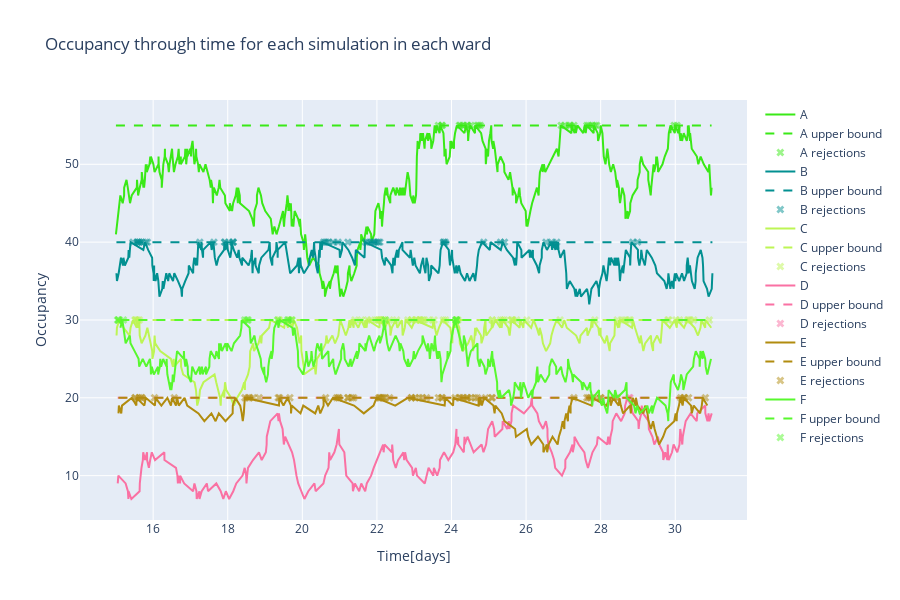

The notebook cell this image was saved under:
### Code cell
fig = go.Figure()
for i,ward in enumerate(wards):
    occupancy = occupancy_last_sim[i]
    color = 'rgba(' + str(np.random.randint(0,256)) + ',' + str(np.random.randint(0,256)) + ',' + str(np.random.randint(0,256)) + ',1)'
    fig.add_trace(go.Scatter(x = occupancy[:,0], y = occupancy[:,1], mode = 'lines', name = ward.type, line = dict(color = color)))
    #plot upper bound as line for each ward
    fig.add_trace(go.Scatter(x = occupancy[:,0], y = ward.capacity*np.ones(occupancy.shape[0]), mode = 'lines', line = dict(dash = 'dash', color = color), name = ward.type + ' upper bound'))
    #plot rejections as crosses for each ward
    rejections = rejections_last_sim[i]
    fig.add_trace(go.Scatter(x = rejections, y = ward.capacity*np.ones(len(rejections)), mode = 'markers', marker = dict(symbol = 'x', size = 7, color = color, opacity=0.5), name = ward.type + ' rejections'))
fig.update_layout(title = 'Occupancy through time for each simulation in each ward', xaxis_title = 'Time[days]', yaxis_title = 'Occupancy', height = 600)
fig.show()
#save figure as png
fig.write_image("plots/occupancy_through_time.png")

### Figure 1 — Plotly figure (JSON) as saved in the notebook; plotly's stock layout.template omitted (floating-point values rounded to 4 significant figures; data arrays with more than 128 entries replaced by an {"elided": "..."} marker saying what was removed)
{"data": [{"line": {"color": "rgba(58,233,23,1)"}, "mode": "lines", "name": "A", "type": "scatter", "x": {"elided": "477 float values"}, "y": {"elided": "477 int values"}}, {"line": {"color": "rgba(58,233,23,1)", "dash": "dash"}, "mode": "lines", "name": "A upper bound", "type": "scatter", "x": {"elided": "477 float values"}, "y": {"elided": "477 int values"}}, {"marker": {"color": "rgba(58,233,23,1)", "opacity": 0.5, "size": 7, "symbol": "x"}, "mode": "markers", "name": "A rejections", "type": "scatter", "x": [23.65, 23.74, 23.75, 24.21, 24.24, 24.3, 24.41, 24.44, 24.52, 24.69, 24.73, 24.77, 26.94, 27.03, 27.16, 27.19, 27.28, 27.63, 27.68, 27.77, 27.84, 27.89, 29.97, 30.05], "y": [55, 55, 55, 55, 55, 55, 55, 55, 55, 55, 55, 55, 55, 55, 55, 55, 55, 55, 55, 55, 55, 55, 55, 55]}, {"line": {"color": "rgba(2,144,145,1)"}, "mode": "lines", "name": "B", "type": "scatter", "x": {"elided": "347 float values"}, "y": {"elided": "347 int values"}}, {"line": {"color": "rgba(2,144,145,1)", "dash": "dash"}, "mode": "lines", "name": "B upper bound", "type": "scatter", "x": {"elided": "347 float values"}, "y": {"elided": "347 int values"}}, {"marker": {"color": "rgba(2,144,145,1)", "opacity": 0.5, "size": 7, "symbol": "x"}, "mode": "markers", "name": "B rejections", "type": "scatter", "x": [15.46, 15.57, 15.59, 15.63, 15.63, 15.69, 15.8, 15.84, 17.25, 17.63, 17.91, 17.93, 18.13, 18.15, 18.15, 20.57, 20.61, 20.65, 20.7, 20.82, 20.96, 21.22, 21.69, 21.74, 21.84, 21.91, 21.93, 22.0, 22.04, 22.08, 23.78, 23.8, 23.83, 24.86, 25.32, 25.42, 26.53, 26.68, 26.82, 28.86, 28.99], "y": [40, 40, 40, 40, 40, 40, 40, 40, 40, 40, 40, 40, 40, 40, 40, 40, 40, 40, 40, 40, 40, 40, 40, 40, 40, 40, 40, 40, 40, 40, 40, 40, 40, 40, 40, 40, 40, 40, 40, 40, 40]}, {"line": {"color": "rgba(189,245,85,1)"}, "mode": "lines", "name": "C", "type": "scatter", "x": {"elided": "252 float values"}, "y": {"elided": "252 int values"}}, {"line": {"color": "rgba(189,245,85,1)", "dash": "dash"}, "mode": "lines", "name": "C upper bound", "type": "scatter", "x": {"elided": "252 float values"}, "y": {"elided": "252 int values"}}, {"marker": {"color": "rgba(189,245,85,1)", "opacity": 0.5, "size": 7, "symbol": "x"}, "mode": "markers", "name": "C rejections", "type": "scatter", "x": [15.52, 15.52, 15.55, 15.59, 15.63, 19.36, 19.39, 19.67, 19.72, 21.41, 21.58, 21.75, 21.84, 22.0, 22.04, 22.05, 22.08, 22.11, 22.12, 22.18, 22.18, 22.34, 22.53, 22.83, 22.93, 22.93, 23.06, 23.07, 23.14, 23.16, 23.16, 23.21, 23.24, 23.39, 23.53, 23.78, 23.84, 24.17, 25.09, 25.09, 25.32, 25.37, 25.42, 25.61, 25.61, 25.65, 25.75, 26.02, 26.91, 27.84, 28.44, 28.6, 28.65, 28.76, 28.79, 29.8, 29.83, 30.02, 30.11, 30.34, 30.36, 30.4, 30.5, 30.91], "y": [30, 30, 30, 30, 30, 30, 30, 30, 30, 30, 30, 30, 30, 30, 30, 30, 30, 30, 30, 30, 30, 30, 30, 30, 30, 30, 30, 30, 30, 30, 30, 30, 30, 30, 30, 30, 30, 30, 30, 30, 30, 30, 30, 30, 30, 30, 30, 30, 30, 30, 30, 30, 30, 30, 30, 30, 30, 30, 30, 30, 30, 30, 30, 30]}, {"line": {"color": "rgba(250,113,163,1)"}, "mode": "lines", "name": "D", "type": "scatter", "x": {"elided": "248 float values"}, "y": {"elided": "248 int values"}}, {"line": {"color": "rgba(250,113,163,1)", "dash": "dash"}, "mode": "lines", "name": "D upper bound", "type": "scatter", "x": {"elided": "248 float values"}, "y": {"elided": "248 int values"}}, {"marker": {"color": "rgba(250,113,163,1)", "opacity": 0.5, "size": 7, "symbol": "x"}, "mode": "markers", "name": "D rejections", "type": "scatter", "x": [28.76, 28.79], "y": [20, 20]}, {"line": {"color": "rgba(177,140,15,1)"}, "mode": "lines", "name": "E", "type": "scatter", "x": {"elided": "140 float values"}, "y": {"elided": "140 int values"}}, {"line": {"color": "rgba(177,140,15,1)", "dash": "dash"}, "mode": "lines", "name": "E upper bound", "type": "scatter", "x": {"elided": "140 float values"}, "y": {"elided": "140 int values"}}, {"marker": {"color": "rgba(177,140,15,1)", "opacity": 0.5, "size": 7, "symbol": "x"}, "mode": "markers", "name": "E rejections", "type": "scatter", "x": [15.52, 15.52, 15.64, 15.69, 15.7, 16.04, 16.57, 18.46, 18.54, 18.59, 18.68, 18.84, 19.36, 19.39, 19.67, 20.63, 20.92, 20.96, 20.98, 21.22, 21.23, 21.32, 21.38, 22.05, 22.07, 22.11, 22.15, 22.18, 22.22, 22.34, 22.93, 22.93, 23.03, 23.14, 23.21, 23.33, 23.65, 23.74, 23.75, 24.1, 24.21, 24.24, 24.3, 24.41, 24.44, 24.52, 24.63, 24.69, 24.91, 25.08, 25.09, 27.28, 27.63, 27.68, 27.74, 27.89, 28.0, 28.0, 28.37, 28.44, 30.15, 30.23, 30.25, 30.36, 30.81], "y": [20, 20, 20, 20, 20, 20, 20, 20, 20, 20, 20, 20, 20, 20, 20, 20, 20, 20, 20, 20, 20, 20, 20, 20, 20, 20, 20, 20, 20, 20, 20, 20, 20, 20, 20, 20, 20, 20, 20, 20, 20, 20, 20, 20, 20, 20, 20, 20, 20, 20, 20, 20, 20, 20, 20, 20, 20, 20, 20, 20, 20, 20, 20, 20, 20]}, {"line": {"color": "rgba(88,248,46,1)"}, "mode": "lines", "name": "F", "type": "scatter", "x": {"elided": "347 float values"}, "y": {"elided": "347 int values"}}, {"line": {"color": "rgba(88,248,46,1)", "dash": "dash"}, "mode": "lines", "name": "F upper bound", "type": "scatter", "x": {"elided": "347 float values"}, "y": {"elided": "347 int values"}}, {"marker": {"color": "rgba(88,248,46,1)", "opacity": 0.5, "size": 7, "symbol": "x"}, "mode": "markers", "name": "F rejections", "type": "scatter", "x": [15.05, 15.07, 15.07, 15.2, 18.46, 18.52, 18.54, 19.34, 19.61, 19.63, 19.72, 22.22, 24.12, 24.12, 24.13, 24.14], "y": [30, 30, 30, 30, 30, 30, 30, 30, 30, 30, 30, 30, 30, 30, 30, 30]}], "layout": {"height": 600, "title": {"text": "Occupancy through time for each simulation in each ward"}, "xaxis": {"title": {"text": "Time[days]"}}, "yaxis": {"title": {"text": "Occupancy"}}}}
